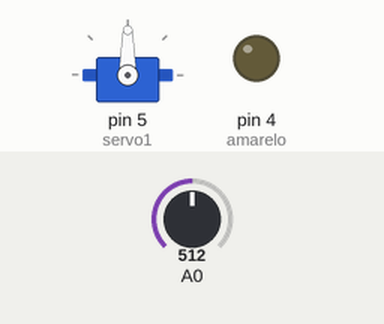
Simulated run of this sketch. Board: Arduino Uno, built with avr-gcc and run on an emulated ATmega328P. On the bench: servo, output pins drawn as LEDs (lit = HIGH). The inputs (shaded band) are chosen by the test bench; at power-on: A0 = 512.

Above: at 1.2 s.
1.3 s: A0 set to 716
At 2.2 s:
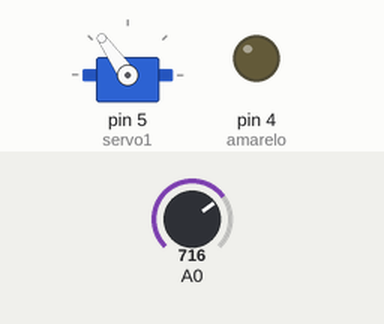
2.8 s: A0 set to 900
At 3.3 s:
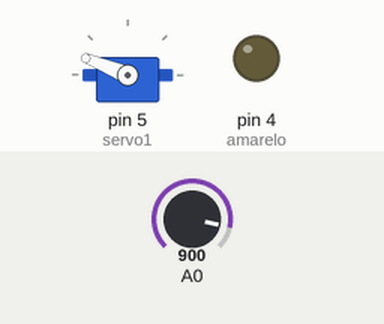
4.3 s: A0 set to 1023
At 5.5 s:
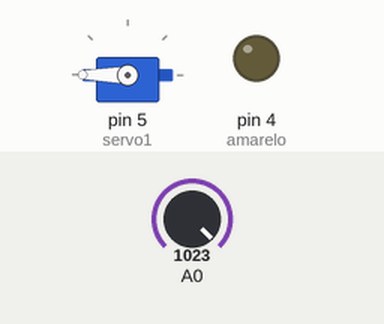
5.8 s: A0 set to 306
At 6.6 s:
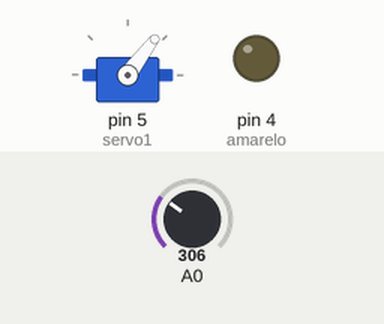
7.3 s: A0 set to 122
At 7.6 s:
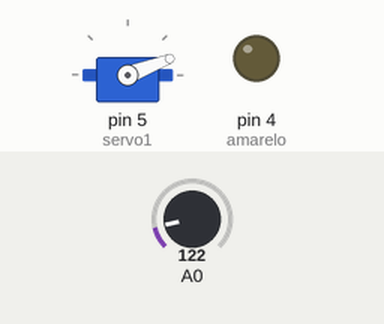
Timing chart, 0 to 9.8 s (numbered marks = the images above; inputs shaded):
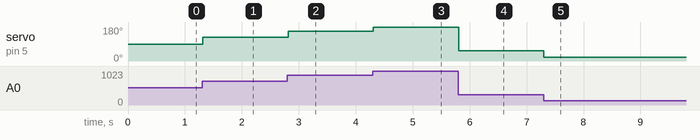

The sketch:

serovo_11.ino
```cpp
#include <Servo.h>

Servo servo1;
int amarelo = 4;

void setup() {
  // put your setup code here, to run once:
servo1.attach(5);
pinMode(amarelo, OUTPUT);
}

void loop() {
  // put your main code here, to run repeatedly:

int angulo = analogRead(0);
angulo = map(angulo, 0, 1023, 0, 180);

if(angulo == HIGH)
{
  digitalWrite(amarelo, HIGH);
}
else
{
  digitalWrite(amarelo, LOW);
}
servo1.write(angulo);
delay(20);
}
```

Measured:
- after the input at 1.3 s, servo on pin 5 (servo1): 90° → 125° at once
- after the input at 2.8 s, servo on pin 5 (servo1): 125° → 158° at once
- after the input at 4.3 s, servo on pin 5 (servo1): 158° → 180° at once
- after the input at 5.8 s, servo on pin 5 (servo1): 180° → 53° at once
- after the input at 7.3 s, servo on pin 5 (servo1): 53° → 21° at once
